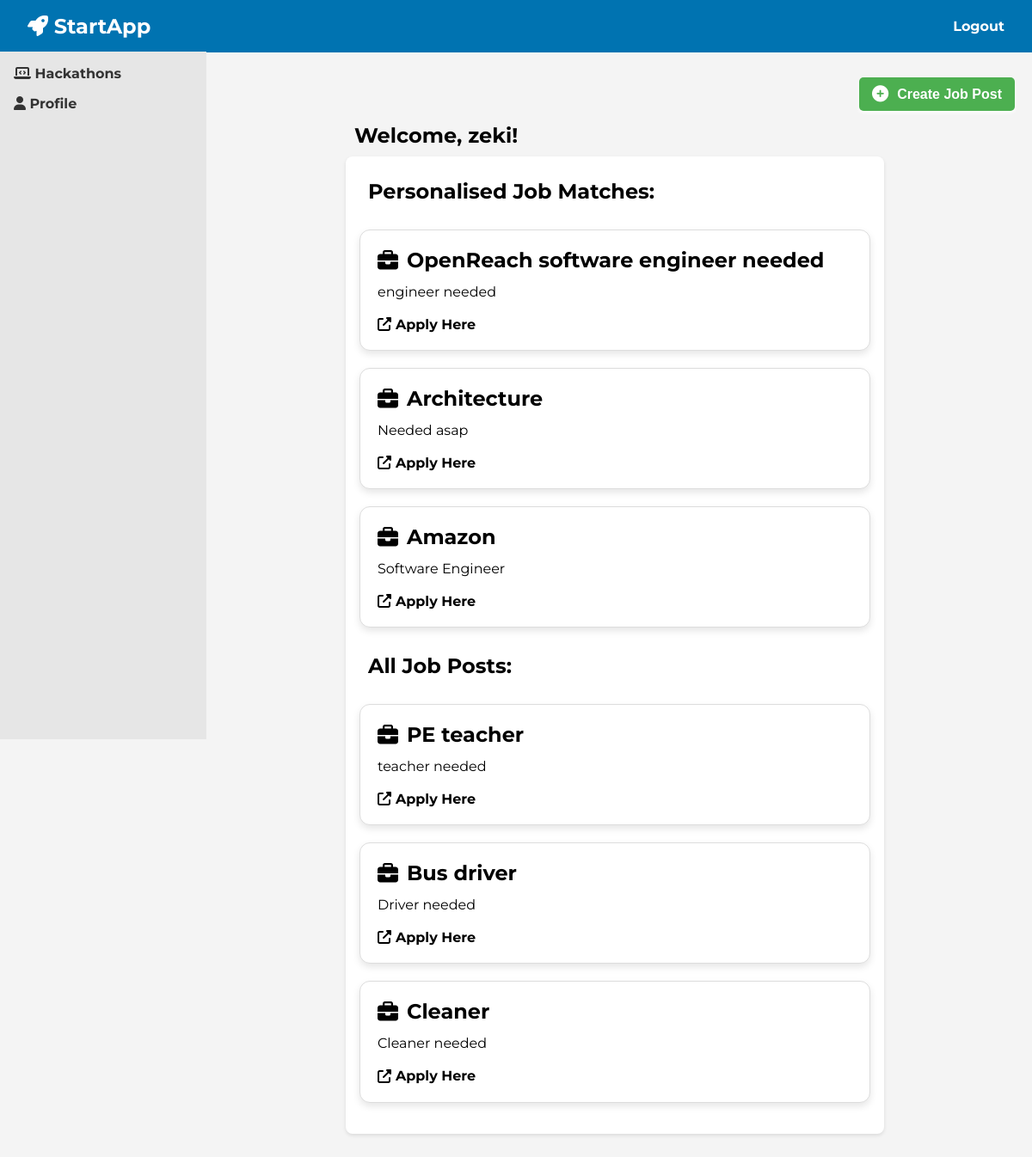
Page / (signed in) on the earlier database version.
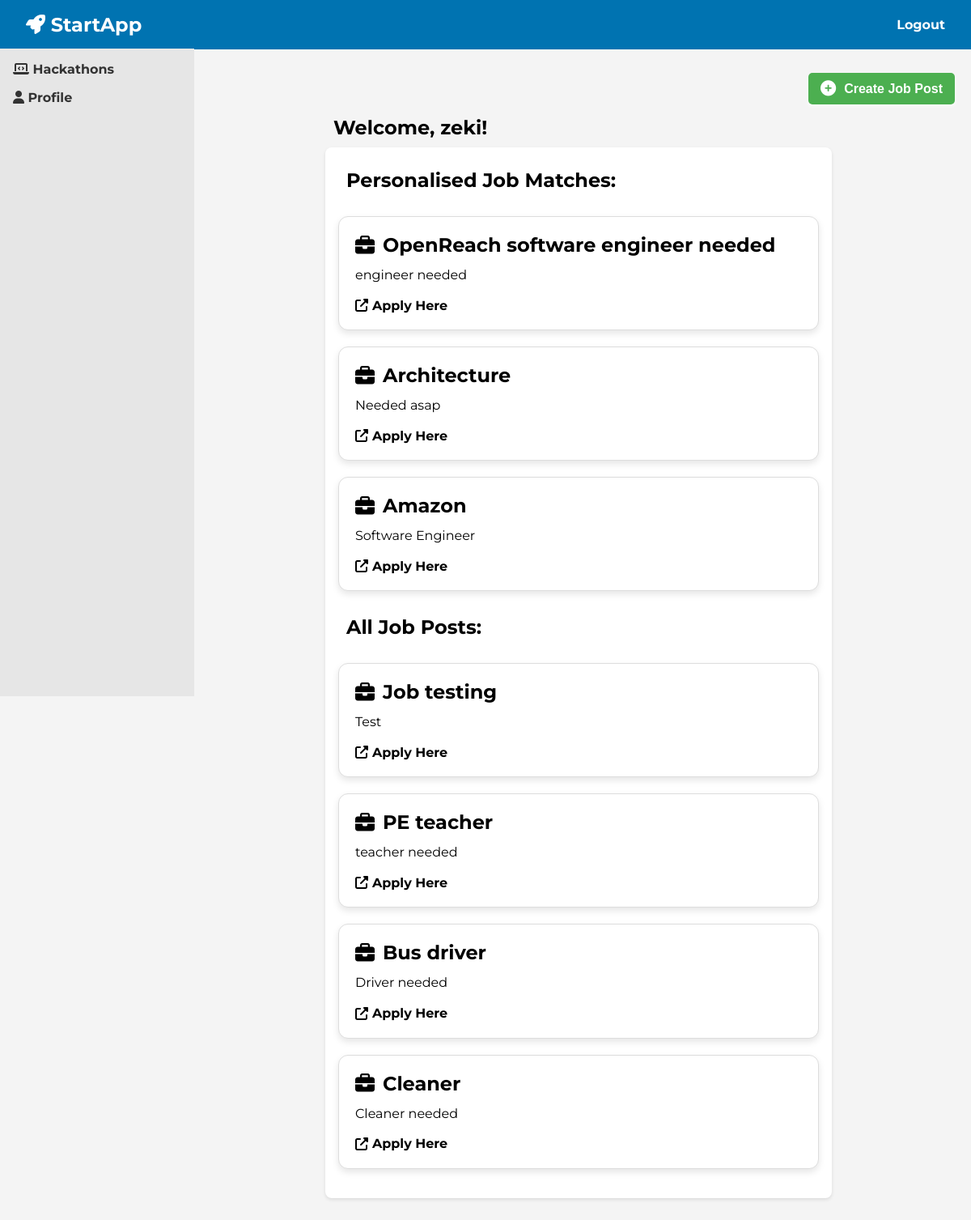
Same page on the later database version.
### tables this page shows
CREATE TABLE job_posts (
    id INTEGER PRIMARY KEY AUTOINCREMENT,
    title TEXT NOT NULL,
    description TEXT NOT NULL,
    url TEXT NOT NULL,
    username TEXT NOT NULL,
    date TEXT NOT NULL
);

### app.py (the view, shortened to what this page needs)
@app.route('/', methods=['GET', 'POST'])
def home():
    if 'username' in session:
        username = session['username']
        user_profile = query_db("SELECT preferred_jobs FROM user_profiles WHERE username = ?", [username], one=True)
        preferred_jobs = user_profile[0].split(',') if user_profile and user_profile[0] else []
        job_conditions = " OR ".join(["title LIKE ? OR description LIKE ?" for _ in preferred_jobs])
        job_params = [f"%{job.strip()}%" for job in preferred_jobs for _ in range(2)]
        personalised_jobs = query_db(f"""
            SELECT * FROM job_posts
            WHERE {job_conditions}
            ORDER BY id DESC
        """, job_params) if job_params else []
        general_jobs = query_db(f"""
            SELECT * FROM job_posts
            WHERE NOT ({job_conditions})
            ORDER BY id DESC
        """, job_params) if job_params else query_db("SELECT * FROM job_posts ORDER BY id DESC")
        return render_template('index.html', logged_in=True, personalised_jobs=personalised_jobs, general_jobs=general_jobs)
    all_jobs = query_db("SELECT * FROM job_posts ORDER BY id DESC")
    return render_template('index.html', logged_in=False, general_jobs=all_jobs)

### app.py (called while the page is built)
def get_db():
     db = sqlite3.connect('database.sqlite')
     db.row_factory = sqlite3.Row
     return db

def query_db(query, args=(), one=False):
     cur = get_db().execute(query, args)
     rv = cur.fetchall()
     cur.close()
     return (rv[0] if rv else None) if one else rv

### templates/index.html (shortened to what this page needs)
<!DOCTYPE html>
<html lang="en">
<head>
    <link rel="stylesheet" href="{{ url_for('static', filename='css/index.css') }}">
</head>
<body>
    <header>
        <div class="navbar">
            <h1><i class="fas fa-rocket"></i> StartApp</h1>
            <nav>
                <ul>
                    {%if not logged_in %}
                        <li><button onclick="toggleForm('loginForm')">Login</button></li>
                        <li><button onclick="toggleForm('signupForm')">Signup</button></li>
                    {% else %}
                        <li><a href="/logout">Logout</a></li>
                    {% endif %}
                </ul>
            </nav>
        </div>
    </header>
    <div class="container">
        {%if not logged_in %}
        <div id="loginForm" class="form-popup">
            <h2>Login</h2>
            <form action="/" method="POST">
                <div class="input-group">
                    <input type="text" name="login_username" placeholder=" " required>
                    <label for="login_username">Username</label>
                </div>
                <div class="input-group">
                    <input type="password" name="login_password" placeholder=" " required>
                    <label for="login_password">Password</label>
                </div>
                <button type="submit" name="login">Login</button>
                <button type="button" class="close-btn" onclick="closeForm('loginForm')">Close</button>
            </form>
        </div>
        {% with messages = get_flashed_messages(with_categories=true) %}
            {% if messages %}
                <div class="flash-messages">
                    {% for category, message in messages %}
                        <div class="alert {{ category }}">{{ message }}</div>
                    {% endfor %}
                </div>
            {% endif %}
        {% endwith %}
        <div id="signupForm" class="form-popup">
            <h2>Signup</h2>
            <form action="/" method="POST">
                <div class="input-group">
                    <input type="text" name="username" placeholder=" " required>
                    <label for="username">Username</label>
                </div>
                <div class="input-group">
                    <input type="email" name="email" placeholder=" " required>
                    <label for="email">Email</label>
                </div>
                <div class="input-group">
                    <input type="password" name="password" placeholder=" " required>
                    <label for="password">Password</label>
                </div>
                <div class="input-group">
                    <select name="role" required>
                        <option value="" disabled selected>Select Role</option>
                        <option value="user">User</option>
                        <option value="organiser">Organiser</option>
                    </select>
                    <label for="role">Role</label>
                </div>
                <button type="submit" name="signup">Signup</button>
                <button type="button" class="close-btn" onclick="closeForm('signupForm')">Close</button>
            </form>
        </div>
        {% else %}
        <aside class="sidebar">
            <ul>
                <li><a href="/hack"><i class="fas fa-laptop-code"></i> Hackathons</a></li>
                <li><a href="/profile"><i class="fas fa-user"></i> Profile</a></li>
            </ul>
        </aside>
        <main class="main-content">
            <button class="create-post-btn fixed" onclick="showForm('postFormPopup')">
                <i class="fas fa-plus-circle"></i> Create Job Post
            </button>
            <h2>Welcome, {{ session['username'] }}!</h2>
            <div class="job-feed">
                {% if personalised_jobs %}
                    <h2>Personalised Job Matches:</h2>
                    <div id="personalised-jobs">
                        {% for job in personalised_jobs %}
                            <div class="job-post">
                                <h3><i class="fas fa-briefcase"></i> {{ job.title }}</h3>
                                <p>{{ job.description }}</p>
                                <a href="{{ job.url }}" target="_blank">
                                    <i class="fas fa-external-link-alt"></i> Apply Here
                                </a>
                            </div>
                        {% endfor %}
                    </div>
                {% endif %}
                <h2>All Job Posts:</h2>
                <div id="general-jobs">
                    {% for job in general_jobs %}
                        <div class="job-post">
                            <h3><i class="fas fa-briefcase"></i> {{ job.title }}</h3>
                            <p>{{ job.description }}</p>
                            <a href="{{ job.url }}" target="_blank">
                                <i class="fas fa-external-link-alt"></i> Apply Here
                            </a>
                        </div>
                    {% endfor %}
                </div>
            </div>
        </main>
    {% endif %}
    </div>
</body>
</html>

### static/css/index.css (style rules this page uses)
* { margin: 0; padding: 0; box-sizing: border-box; }
body { font-family: "Montserrat", sans-serif; font-optical-sizing: auto; font-weight: 400; font-style: normal; background-color: #f4f4f4; }
.navbar { display: flex; justify-content: space-between; align-items: center; background-color: #0073b1; color: white; padding: 1rem 2rem; }
.navbar h1 { font-size: 1.5rem; }
.navbar ul { list-style: none; display: flex; }
.navbar ul li { margin-left: 2rem; }
.navbar ul li a { color: white; text-decoration: none; font-weight: bold; }
.container { width: 80%; margin: 20px auto; padding: 20px; display: flex; flex-direction: column; align-items: center; }
button { padding: 12px 20px; background-color: #0073b1; color: white; border: none; border-radius: 6px; cursor: pointer; font-size: 1rem; transition: background-color 0.3s ease, transform 0.2s ease; width: 100%; margin-top: 10px; }
.create-post-btn { background-color: #4caf50; color: white; border: none; padding: 10px 20px; cursor: pointer; border-radius: 6px; box-shadow: 0 4px 8px rgba(0, 0, 0, 0.1); font-size: 1rem; font-weight: bold; display: inline-flex; align-items: center; gap: 10px; transition: background-color 0.3s ease, box-shadow 0.2s ease, transform 0.2s ease; width: auto; max-width: 250px; }
.create-post-btn i { font-size: 1.2rem; }
.create-post-btn.fixed { position: absolute; top: 80px; right: 20px; padding: 10px 15px; }
.sidebar { width: 20%; background-color: #e6e6e6; padding: 1rem; height: 100vh; position: fixed; left: 0; top: 60px; z-index: 10; }
.sidebar ul { list-style: none; }
.sidebar ul li { margin-bottom: 1rem; }
.sidebar ul li a { color: #333; text-decoration: none; font-weight: bold; }
.main-content { margin-left: 25%; width: 75%; padding: 2rem; }
.main-content h2 { color: black; padding: 10px; }
.job-feed { background-color: white; padding: 1rem; box-shadow: 0 2px 4px rgba(0, 0, 0, 0.1); border-radius: 8px; }
.create-post-btn { background-color: #4Caf50; color: white; border: none; padding: 10px 20px; cursor: pointer; position: absolute; top: 80px; right: 20px; border-radius: 5px; box-shadow: 0px 2px 4px; }
#personalised-jobs, #general-jobs { width: 100%; }
.job-post { background-color: white; padding: 20px; border-radius: 12px; box-shadow: 0 4px 8px rgba(0, 0, 0, 0.1); border: 1px solid #ddd; width: 100%; max-width: 600px; margin: 20px auto; font-family: "Montserrat", sans-serif; transition: transform 0.3s ease, box-shadow 0.3s ease; }
.job-post h3 { color: black; font-size: 1.5rem; margin-bottom: 10px; display: flex; align-items: center; gap: 10px; }
.job-post p { color: black; font-size: 1rem; line-height: 1.6; margin-bottom: 15px; word-wrap: break-word; }
.job-post a { color: black; text-decoration: none; font-weight: bold; transition: color 0.3s ease; display: inline-flex; align-items: center; gap: 5px; }
.job-post + .job-post { margin-top: 20px; }

Differences in the rows shown:
added job_posts: title "Job testing", description "Test", shown under "All Job Posts:"
